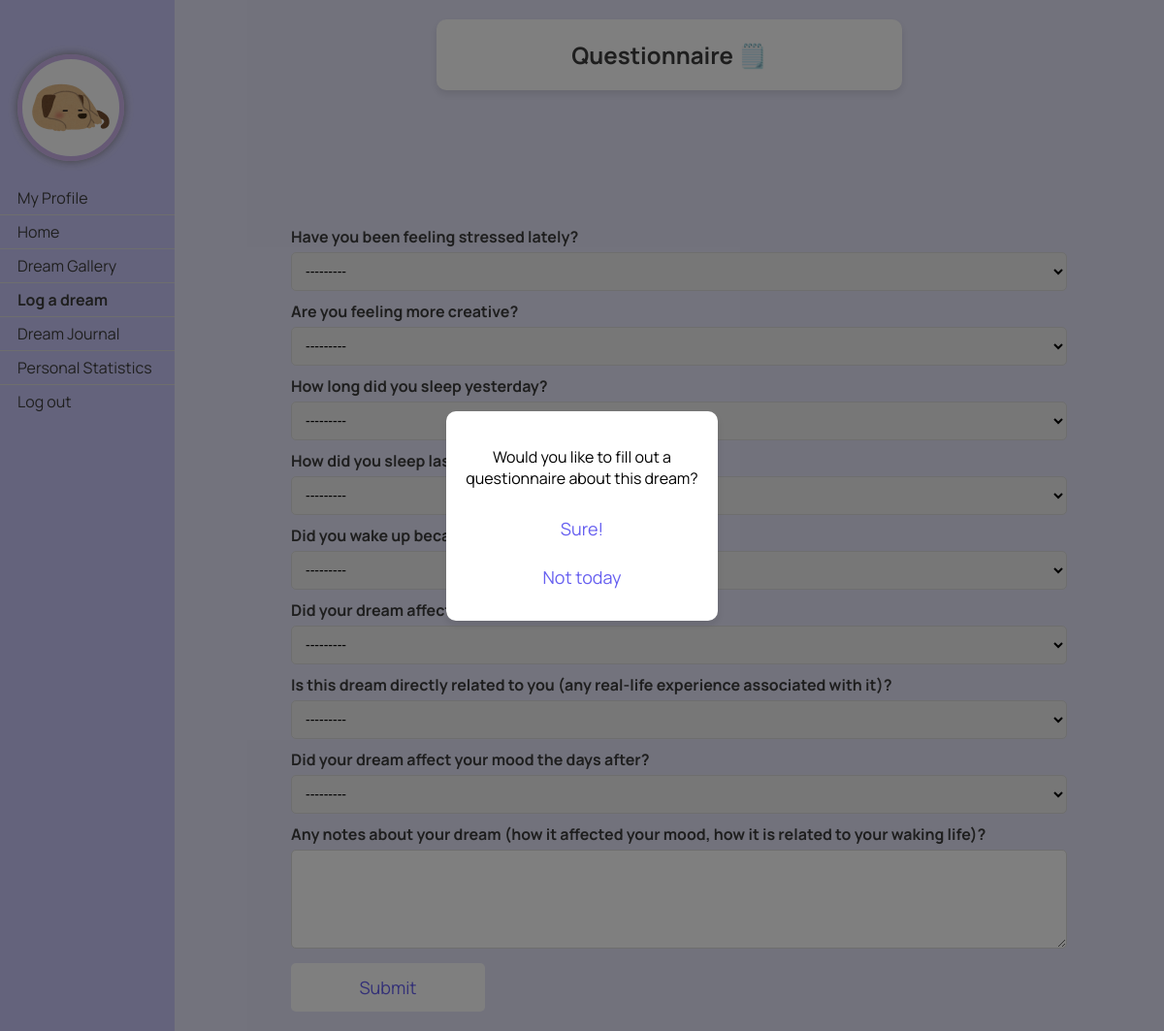
Screenshot of /dreams/questionnaire_log/313/ (signed in) with the database file from the repository.
### dreams/models.py (models this page shows, shortened)
class Profile(models.Model):
    user = models.OneToOneField(User, on_delete=models.CASCADE)
    avatar = models.CharField(max_length=100, choices=[
        ('1.jpg', 'Picture 1'),
        ('3.jpg', 'Picture 3'),
        ('4.jpg', 'Picture 4'),
        ('5.jpg', 'Picture 5'),
        ('6.jpg', 'Picture 6'),
        ('7.jpg', 'Picture 7'),
        ('8.jpg', 'Picture 8'),
        ('9.jpg', 'Picture 9'),
        ('10.jpg', 'Picture 10'),
        ('11.jpg', 'Picture 11'),
        ('12.jpg', 'Picture 12'),
        ('13.jpg', 'Picture 13'),
    ],
                              default='1.jpg')
    bio = models.TextField()

class Questionnaire(models.Model):
    dream = models.OneToOneField(Dream, on_delete=models.CASCADE, related_name='questionnaire')
    quality_option = [
        ('0', 'Very poor'),
        ('1', 'Poor'),
        ('2', 'Neutral'),
        ('3', 'Good'),
        ('4', 'Very Good'),
    ]
    boolean_option = [
        ('0', 'No'),
        ('1', 'Yes'),
    ]
    duration_option = [
        ('0', 'Less than 3 hours'),
        ('1', '3-5 hours'),
        ('2', '6-8 hours'),
        ('3', 'More than 8 hours'),
    ]
    stress = models.CharField(max_length=1, choices=boolean_option, blank=True, null=True)
    creativity = models.CharField(max_length=1, choices=boolean_option, blank=True, null=True)
    sleep_duration = models.CharField(max_length=1, choices=duration_option, blank=True, null=True)
    sleep_quality = models.CharField(max_length=1, choices=quality_option, blank=True, null=True)
    awakening = models.CharField(max_length=1, choices=boolean_option, blank=True, null=True)
    morning_mood = models.CharField(max_length=1, choices=boolean_option, blank=True, null=True)
    dream_relation_oneself = models.CharField(max_length=1, choices=boolean_option, blank=True, null=True)
    dream_impact_mood = models.CharField(max_length=1, choices=boolean_option, blank=True, null=True)
    notes = models.TextField(blank=True, null=True)

### dreams/views.py (the view, shortened to what this page needs)
# urls.py: path('questionnaire_log/<int:dream_id>/', views.questionnaire_log, name='questionnaire_log'),
@login_required
def questionnaire_log(request, dream_id):
    dream = get_object_or_404(Dream, id=dream_id)
    if hasattr(dream, 'questionnaire'):
        questionnaire = dream.questionnaire
        form = QuestionnaireForm(instance=questionnaire)
    else:
        questionnaire = None
        form = QuestionnaireForm()
    return render(request, 'dreams/questionnaire_log.html', {'form': form, 'dream': dream})

### dreams/templates/dreams/questionnaire_log.html (shortened to what this page needs)
{% load static %}
<!DOCTYPE html>
<html lang="en">
<head>
    <link rel="stylesheet" type="text/css" href="{% static 'css/styles.css' %}">
</head>
<body>
<div class="sidenav">
    <a href="{% url 'dreams:profile' %}" class="profile-link">
        <img src="{% static 'pfps/'|add:user.profile.avatar %}"
             style="width: 100px; height: 100px; border-radius: 50%; border: 5px solid #cdb4eb; box-shadow: 0 0 10px #808080;">
        <br></br>
        <span>My Profile</span>
    </a>
    <a href="/">Home</a>
    <a href="{% url 'dreams:gallery' %}">Dream Gallery</a>
    <a href="{% url 'dreams:log_dream' %}"><b>Log a dream</b></a>
    <a href="{% url 'dreams:dream_journal' %}">Dream Journal</a>
    <a href="{% url 'dreams:personal_statistics' %}">Personal Statistics</a>
    <a href="{% url 'logout' %}">Log out</a>
</div>
<div class="header">
    <h2>Questionnaire 🗒️</h2>
</div>
<div class="container">
    <form class="form-container" method="post">
        {% for field in form %}
            <div class="form-group">
                {{ field.label_tag }}
                {{ field }}
            </div>
        {% endfor %}
        <button type="submit" class="butt btn-primary">Submit</button>
    </form>
</div>
<div id="tutorial" class="tutorial">
    <div class="step" data-step="0">
        <p>Would you like to fill out a questionnaire about this dream?</p>
        <button class="btn" class="btn">Sure!</button>
        <form action="{% url 'dreams:dream_journal' %}">
            <button type="submit" class="btn">Not today</button>
        </form>
    </div>
</div>
</body>
</html>

### static/css/styles.css (style rules this page uses)
body { font-family: 'Manrope', -apple-system, BlinkMacSystemFont, "Segoe UI", Roboto, Oxygen-Sans, Ubuntu, Cantarell, "Helvetica Neue", sans-serif; margin: 0; padding: 0; background-color: #E6E6FA; }
.button, button { font-family: 'Manrope', sans-serif; background-color: white; color: rgba(103, 96, 240); text-decoration: none; padding: 10px 20px; border: none; border-radius: 5px; font-size: 18px; cursor: pointer; width: 200px; height: 50px; display: inline-flex; align-items: center; justify-content: center; transition: background-color 0.3s, color 0.3s; }

### dreams/templates/dreams/questionnaire_log.html (style rules this page uses)
body, html { margin: 0; padding: 0; width: 100%; height: 100%; font-family: 'Manrope', -apple-system, BlinkMacSystemFont, "Segoe UI", Roboto, Oxygen-Sans, Ubuntu, Cantarell, "Helvetica Neue", sans-serif; display: flex; flex-direction: column; justify-content: space-between; align-items: center; }
.header { background: #FFFFFF; color: #3D3D3D; border-radius: 10px; box-shadow: 0 4px 8px rgba(0, 0, 0, 0.1); width: 40%; text-align: center; margin-top: 20px; margin-left: 180px; margin-bottom: 220px; z-index: 2; position: relative; }
.sidenav { height: 100%; width: 180px; position: fixed; z-index: 1; top: 0; left: 0; background-color: rgba(103, 96, 240, 0.224); overflow-x: hidden; padding-top: 50px; }
.sidenav a { padding: 6px 8px 6px 18px; text-decoration: none; font-size: 16px; color: #3D3D3D; display: block; border-bottom: 1px solid #ddd; }
.sidenav a:last-child { border-bottom: none; }
.container { display: flex; flex-direction: column; font-family: 'Manrope'; justify-content: center; align-items: center; width: calc(100% - 200px); height: calc(100vh - 150px); margin-left: 200px; z-index: 1; }
.tutorial { display: none; position: fixed; z-index: 2; top: 0; left: 0; width: 100%; height: 100%; background: rgba(0, 0, 0, 0.5); align-items: center; justify-content: center; }
.tutorial .step { background: white; padding: 20px; border-radius: 10px; box-shadow: 0 4px 8px rgba(0, 0, 0, 0.1); text-align: center; width: 20%; margin: auto; }
.form-container { max-width: 800px; width: 100%; padding: 20px; border-radius: 10px; }
.form-group { margin-bottom: 10px; }
.form-group label { display: block; font-weight: bold; margin-bottom: 5px; color: #3D3D3D; }
.form-group input, .form-group select, .form-group textarea { width: 100%; padding: 10px; border: 1px solid #ddd; border-radius: 5px; box-sizing: border-box; font-size: 14px; }
.form-group textarea { resize: vertical; min-height: 100px; background-color: #FFFFFF; }

### rows the page displays
Questionnaire: form "---------" "---------" "---------" "---------" "---------"

### other values shown
{{ field.label_tag }} "Have you been feeling stressed lately?" "Are you feeling more creative?" "How long did you sleep yesterday?" "How did you sleep last night?" "Did you wake up because of your dream?" "Did your dream affect…" "Is this dream directly related to you (any real-life experience associated with it)?" "Did your dream affect your mood the days after?" "Any notes about your dream (how it affected your mood, how it is related to your waking life)?"
